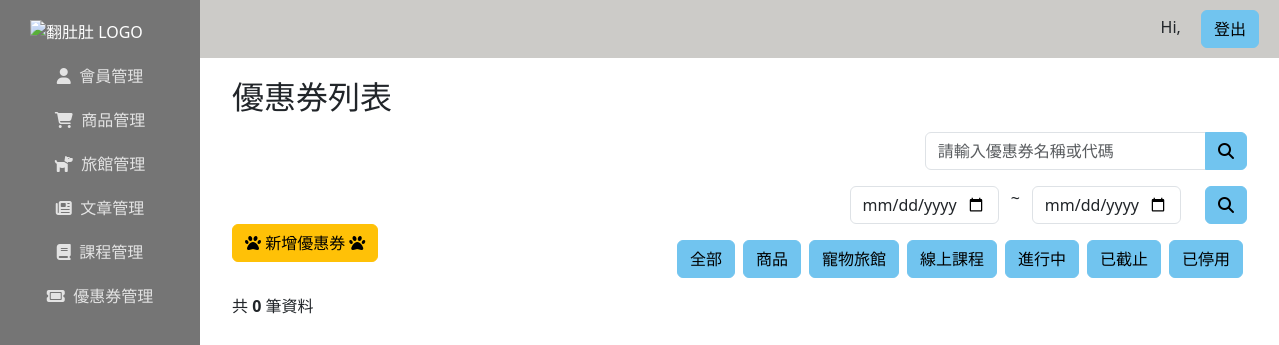
Page /coupon/coupons.php on the earlier database version.
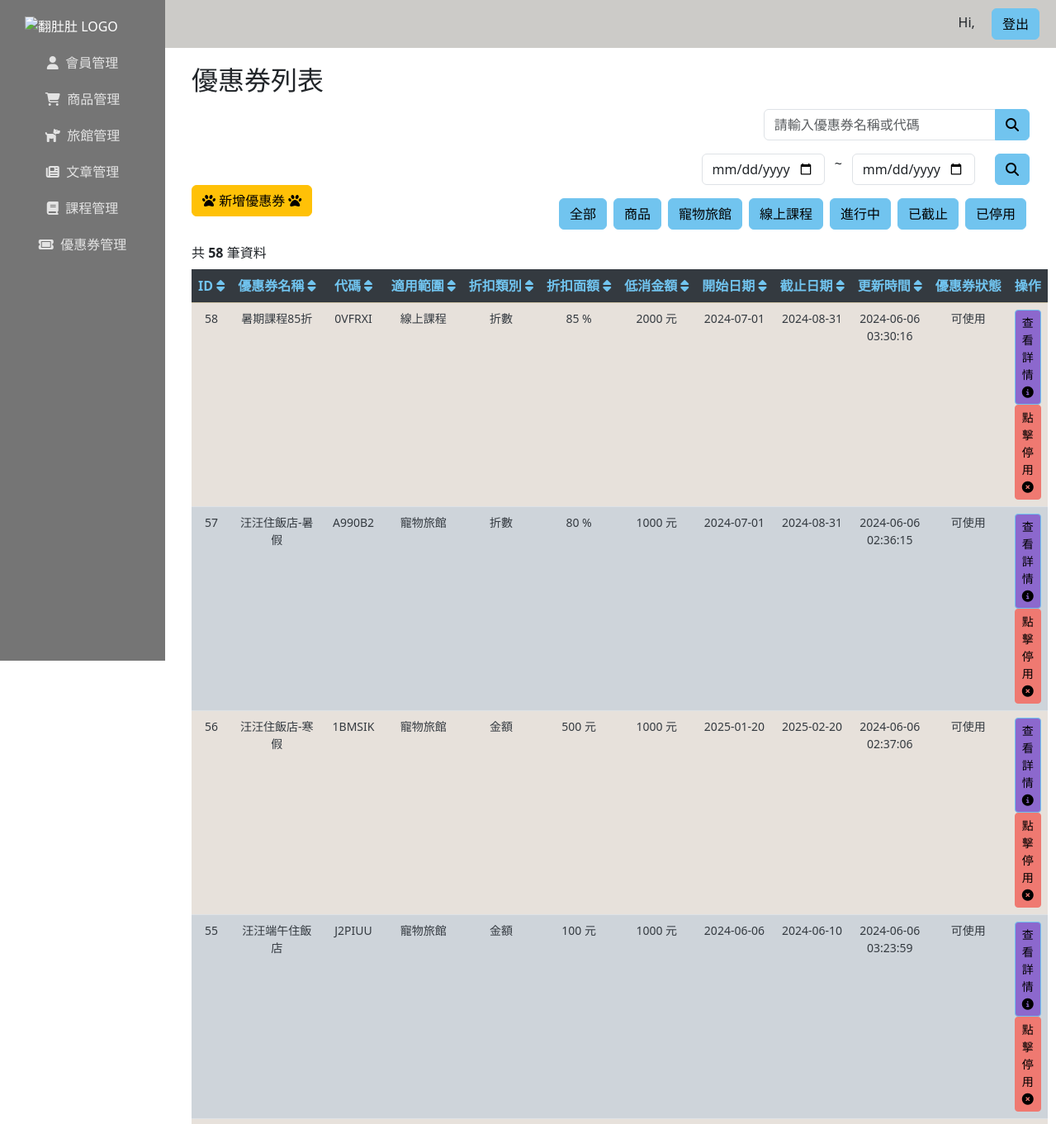
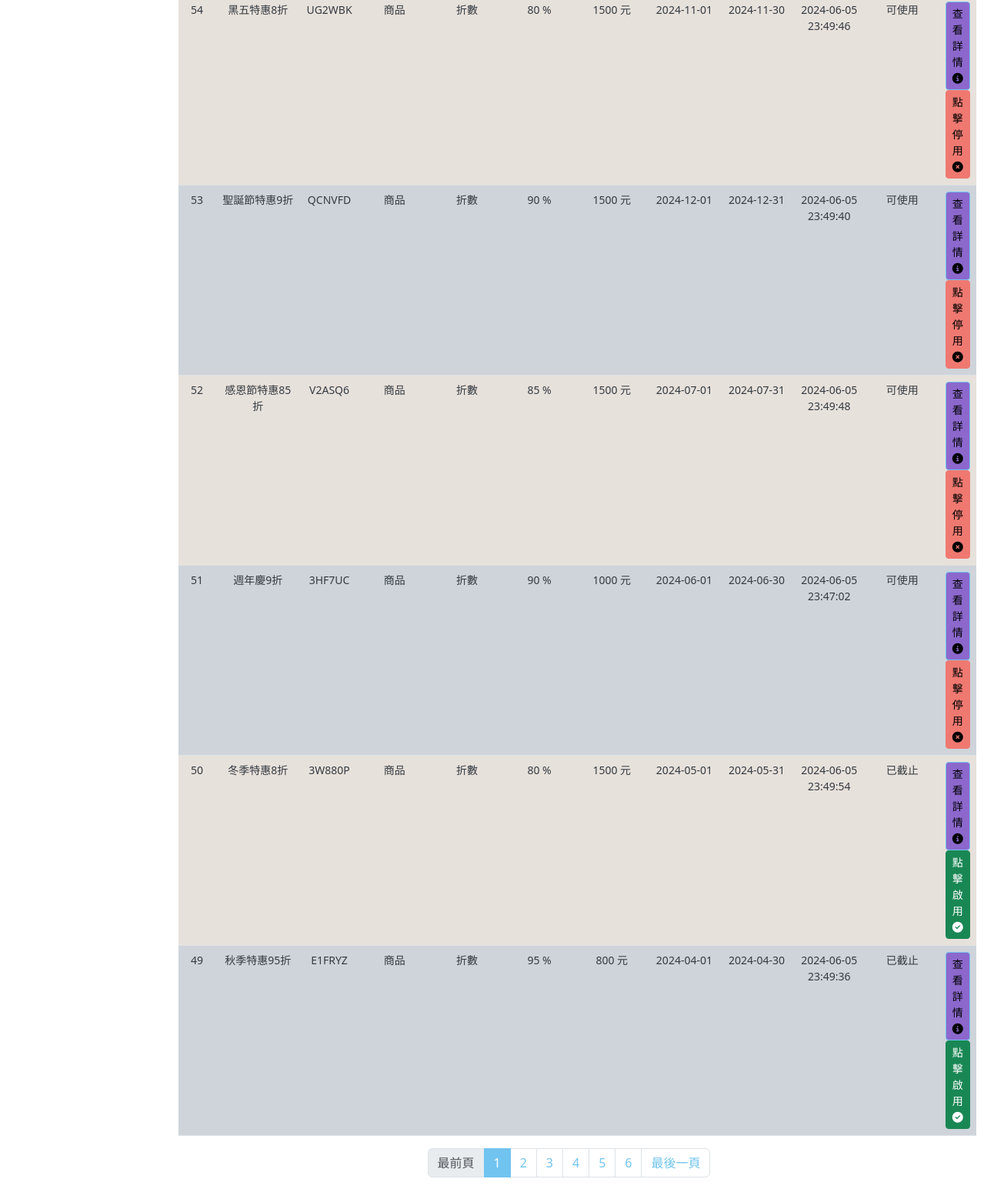
Same page on the later database version (2 pictures, top to bottom).
### tables this page shows
CREATE TABLE `coupons` (
  `id` int(6) UNSIGNED NOT NULL,
  `name` varchar(20) NOT NULL,
  `code` varchar(20) NOT NULL,
  `category` int(10) NOT NULL,
  `coupontype` varchar(10) NOT NULL,
  `value` decimal(5,0) NOT NULL,
  `description` varchar(50) NOT NULL,
  `min_limit` decimal(5,0) NOT NULL,
  `start_date` date NOT NULL,
  `end_date` date NOT NULL,
  `created_at` timestamp NOT NULL DEFAULT current_timestamp() ON UPDATE current_timestamp(),
  `status` int(5) NOT NULL DEFAULT 1
);

CREATE TABLE `coupons_category` (
  `id` int(5) NOT NULL,
  `name` varchar(20) NOT NULL
);

### coupon/coupons.php (the view, shortened to what the changed rows need)
<?php
require_once("../db_connect.php");
$conn->set_charset("utf8mb4");
$order_by = isset($_GET["order_by"]) ? $_GET["order_by"] : "id";
$order = isset($_GET["order"]) ? $_GET["order"] : "DESC";
$orderClause = "";
switch ($order_by) {
    case "id":
        $orderClause = "ORDER BY id " . $order;
        break;
}
$perPage = 10;
$search = isset($_GET["search"]) ? $_GET["search"] : "";
$categoryClause = "";
$page = isset($_GET["page"]) ? $_GET["page"] : 1;
$firstItem = ($page - 1) * $perPage;
$dateClause = "";
if (!empty($search)) {
    $sql = "SELECT coupons.*, coupons_category.name AS category_name FROM coupons
    JOIN coupons_category ON coupons.category = coupons_category.id
    WHERE (coupons.name LIKE '%$search%' OR coupons.code LIKE '%$search%') $categoryClause $dateClause $orderClause LIMIT $firstItem, $perPage";
} else {
    $sql = "SELECT coupons.*, coupons_category.name AS category_name FROM coupons
    JOIN coupons_category ON coupons.category = coupons_category.id
    WHERE 1 $categoryClause $dateClause $orderClause LIMIT $firstItem, $perPage";
}
$totalCountSql = "SELECT COUNT(*) AS total FROM coupons
WHERE (coupons.name LIKE '%$search%' OR coupons.code LIKE '%$search%') $categoryClause $dateClause";
$totalCountResult = $conn->query($totalCountSql);
$totalCountRow = $totalCountResult->fetch_assoc();
$couponCount = $totalCountRow["total"];
$pageCount = ceil($couponCount / $perPage);
$result = $conn->query($sql);
$rows = $result->fetch_all(MYSQLI_ASSOC);
function getOrderLink($column, $current_order_by, $current_order)
{
    $new_order = $current_order_by == $column && $current_order == 'ASC' ? 'DESC' : 'ASC';
    return "?order_by=$column&order=$new_order";
}
?>
<!doctype html>
<html lang="en">
<head>
    <?php include("/xampp/htdocs/Fundodo/tools/common-head.php"); ?>
</head>
<body>
    <div class="d-flex">
        <div class="w-100">
            <div class="db_content">
                <div class="container-fluid ">
                    <h2 class="text-start">優惠券列表</h2>
                    <div class="pb-2">
    <?php
    $searchMessage = "";
    if (!empty($searchMessage)) {
        echo $searchMessage . "共 <strong>$couponCount</strong> 筆資料";
    } else {
        echo "共 <strong>$couponCount</strong> 筆資料";
    }
    ?>
</div>
                    <div class="couponList">
                        <?php if ($result->num_rows > 0) : ?>
                            <table class="table table-1d table-hover">
                                <thead>
                                    <tr class="table-warning">
                                        <th><a href="<?= getOrderLink("id", $order_by, $order) ?>">ID <i class="fa-solid fa-sort"></i></a></th>
                                        <th><a href="<?= getOrderLink("name", $order_by, $order) ?>">優惠券名稱 <i class="fa-solid fa-sort"></i></a></th>
                                        <th><a href="<?= getOrderLink("code", $order_by, $order) ?>">代碼 <i class="fa-solid fa-sort"></i></a></th>
                                        <th><a href="<?= getOrderLink("category_name", $order_by, $order) ?>">適用範圍 <i class="fa-solid fa-sort"></i></a></th>
                                        <th><a href="<?= getOrderLink("coupontype", $order_by, $order) ?>">折扣類別 <i class="fa-solid fa-sort"></i></a></th>
                                        <th><a href="<?= getOrderLink("value", $order_by, $order) ?>">折扣面額 <i class="fa-solid fa-sort"></i></a></th>
                                        <th><a href="<?= getOrderLink("min_limit", $order_by, $order) ?>">低消金額 <i class="fa-solid fa-sort"></i></a></th>
                                        <th><a href="<?= getOrderLink("start_date", $order_by, $order) ?>">開始日期 <i class="fa-solid fa-sort"></i></a></th>
                                        <th><a href="<?= getOrderLink("end_date", $order_by, $order) ?>">截止日期 <i class="fa-solid fa-sort"></i></a></th>
                                        <th><a href="<?= getOrderLink("created_at", $order_by, $order) ?>">更新時間 <i class="fa-solid fa-sort"></i></a></th>
                                        <th class="text-center text-primary">優惠券狀態</th>
                                        <th class="text-center text-primary">操作</th>
                                    </tr>
                                </thead>
                                <tbody>
                                    <?php foreach ($rows as $coupon) : ?>
                                        <tr>
                                            <td><?= $coupon["id"] ?></td>
                                            <td><?= $coupon["name"] ?></td>
                                            <td><?= $coupon["code"] ?></td>
                                            <td><?= isset($coupon["category_name"]) ? $coupon["category_name"] : 'N/A' ?></td>
                                            <td>
                                                <?= $coupon["coupontype"] == "%折扣" ? "折數" : "金額" ?>
                                            </td>
                                            <td>
                                                <?= $coupon["coupontype"] == "%折扣" ? $coupon["value"] . " %" : $coupon["value"] . " 元" ?>
                                            </td>
                                            <td><?= $coupon["min_limit"] ?> 元</td>
                                            <td><?= $coupon["start_date"] ?></td>
                                            <td><?= $coupon["end_date"] ?></td>
                                            <td><?= $coupon["created_at"] ?></td>
                                            <td>
                                                <?php
                                                $currentDate = date('Y-m-d');
                                                if ($coupon["end_date"] < $currentDate) {
                                                    echo "已截止";
                                                } else {
                                                    echo $coupon["status"] == 1 ? "可使用" : "已停用";
                                                }
                                                ?>
                                            </td>
                                            <td>
                                                <a class=" btn1 btn btn-primary btn-sm" href="coupon.php?id=<?= $coupon["id"] ?>">查看詳情 <i class="fa-solid fa-circle-info"></i></a>
                                                <?php if ($coupon["status"] == 1 && $coupon["end_date"] >= $currentDate) : ?>
                                                    <button type="button" class="btn btn-danger btn-sm" data-bs-toggle="modal" data-bs-target="#deleteModal<?= $coupon["id"] ?>">點擊停用 <i class="fa-solid fa-circle-xmark"></i></button>
                                                <?php elseif ($coupon["status"] == 0 || $coupon["end_date"] < $currentDate) : ?>
                                                    <button type="button" class="btn btn-success btn-sm" data-bs-toggle="modal" data-bs-target="#activateModal<?= $coupon["id"] ?>">點擊啟用 <i class="fa-solid fa-circle-check"></i></button>
                                                <?php endif; ?>
                                            </td>
                                        </tr>
                                    <?php endforeach; ?>
                                </tbody>
                            </table>
                    </div>
                    <?php if ($pageCount > 1) : ?>
                        <div class="d-flex justify-content-center">
                            <nav aria-label="Page navigation example">
                                <ul class="pagination">
                                    <li class="page-item <?php if ($page == 1) echo 'disabled'; ?>">
                                        <a class="page-link" href="?page=1<?php if (isset($_GET["search"])) echo "&search=" . $_GET["search"]; ?><?= isset($_GET['category']) ? "&category=" . $_GET['category'] : '' ?>">最前頁</a>
                                    </li>
                                    <?php for ($i = 1; $i <= $pageCount; $i++) : ?>
                                        <li class="page-item <?php if ($i == $page) echo "active" ?>">
                                            <a class="page-link" href="?page=<?= $i ?><?php if (isset($_GET["search"])) echo "&search=" . $_GET["search"]; ?><?= isset($_GET['category']) ? "&category=" . $_GET['category'] : '' ?>"><?= $i ?></a>
                                        </li>
                                    <?php endfor; ?>
                                    <li class="page-item <?php if ($page == $pageCount) echo 'disabled'; ?>">
                                        <a class="page-link" href="?page=<?= $pageCount ?><?php if (isset($_GET["search"])) echo "&search=" . $_GET["search"]; ?><?= isset($_GET['category']) ? "&category=" . $_GET['category'] : '' ?>">最後一頁</a>
                                    </li>
                                </ul>
                            </nav>
                        </div>
                    <?php endif ?>
                <?php endif; ?>
                </div>
            </div>
        </div>
    </div>
</body>
</html>

Differences in the rows shown:
added coupons: id "58", name "暑期課程85折", code "0VFRXI", coupons_category.name "線上課程", coupontype "折數", value "85", min_limit "2000", start_date "2024-07-01", end_date "2024-08-31", created_at "2024-06-06 03:30:16", status "可使用"
added coupons: id "57", name "汪汪住飯店-暑假", code "A990B2", coupons_category.name "寵物旅館", coupontype "折數", value "80", min_limit "1000", start_date "2024-07-01", end_date "2024-08-31", created_at "2024-06-06 02:36:15", status "可使用"
added coupons: id "56", name "汪汪住飯店-寒假", code "1BMSIK", coupons_category.name "寵物旅館", coupontype "金額", value "500", min_limit "1000", start_date "2025-01-20", end_date "2025-02-20", created_at "2024-06-06 02:37:06", status "可使用"
added coupons: id "55", name "汪汪端午住飯店", code "J2PIUU", coupons_category.name "寵物旅館", coupontype "金額", value "100", min_limit "1000", start_date "2024-06-06", end_date "2024-06-10", created_at "2024-06-06 03:23:59", status "可使用"
added coupons: id "54", name "黑五特惠8折", code "UG2WBK", coupons_category.name "商品", coupontype "折數", value "80", min_limit "1500", start_date "2024-11-01", end_date "2024-11-30", created_at "2024-06-05 23:49:46", status "可使用"
added coupons: id "53", name "聖誕節特惠9折", code "QCNVFD", coupons_category.name "商品", coupontype "折數", value "90", min_limit "1500", start_date "2024-12-01", end_date "2024-12-31", created_at "2024-06-05 23:49:40", status "可使用"
added coupons: id "52", name "感恩節特惠85折", code "V2ASQ6", coupons_category.name "商品", coupontype "折數", value "85", min_limit "1500", start_date "2024-07-01", end_date "2024-07-31", created_at "2024-06-05 23:49:48", status "可使用"
added coupons: id "51", name "週年慶9折", code "3HF7UC", coupons_category.name "商品", coupontype "折數", value "90", min_limit "1000", start_date "2024-06-01", end_date "2024-06-30", created_at "2024-06-05 23:47:02", status "可使用"
added coupons: id "50", name "冬季特惠8折", code "3W880P", coupons_category.name "商品", coupontype "折數", value "80", min_limit "1500", start_date "2024-05-01", end_date "2024-05-31", created_at "2024-06-05 23:49:54", shows "已截止"
added coupons: id "49", name "秋季特惠95折", code "E1FRYZ", coupons_category.name "商品", coupontype "折數", value "95", min_limit "800", start_date "2024-04-01", end_date "2024-04-30", created_at "2024-06-05 23:49:36", shows "已截止"
Other differences:
$couponCount: "0" → "58"
text now shown: "ID 優惠券名稱 代碼 適用範圍 折扣類別 折扣面額 低消金額 開始日期 截止日期 更新時間 優惠券狀態 操作 最前頁 最後一頁"
new list line: "1"
new list line: "2"
new list line: "3"
new list line: "4"
new list line: "5"
new list line: "6"
